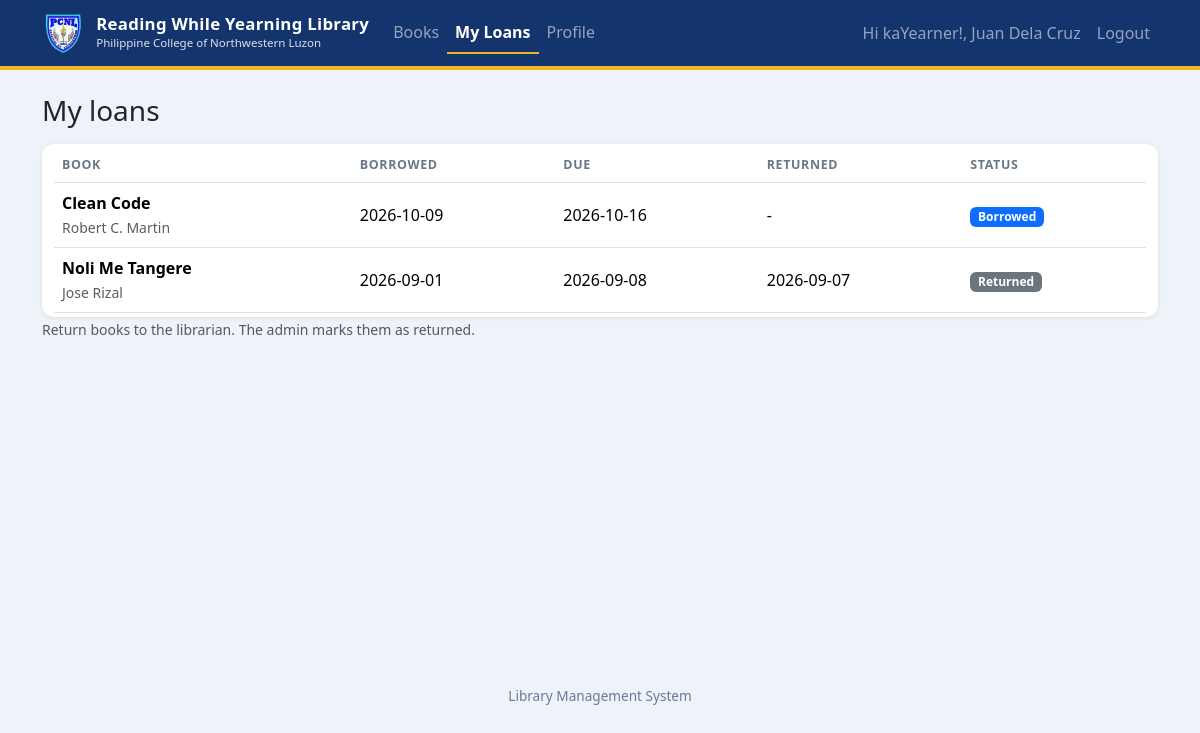
Screenshot of /my_loans.php (signed in) with the database file from the repository.
### tables this page shows
CREATE TABLE loans (
  id INT AUTO_INCREMENT PRIMARY KEY,
  book_id INT NOT NULL,
  user_id INT NOT NULL,
  borrowed_on DATE NOT NULL,
  due_on DATE NOT NULL,
  returned_on DATE NULL,
  FOREIGN KEY (book_id) REFERENCES books(id),
  FOREIGN KEY (user_id) REFERENCES users(id) ON DELETE CASCADE
);

CREATE TABLE books (
  id INT AUTO_INCREMENT PRIMARY KEY,
  title VARCHAR(200) NOT NULL,
  author VARCHAR(120) NOT NULL,
  category VARCHAR(60) DEFAULT '',
  copies INT NOT NULL DEFAULT 1
);

### my_loans.php (the view, shortened to what this page needs)
<?php
include 'connection.php';
$loans = run_query($conn,
    "SELECT l.*, b.title, b.author
     FROM loans l JOIN books b ON b.id = l.book_id
     WHERE l.user_id = ?
     ORDER BY (l.returned_on IS NULL) DESC, l.due_on DESC",
    "i", array($_SESSION['user_id']));
include 'header.php';
?>
<section>
  <h1 class="h3 mb-3">My loans</h1>
  <?php if (mysqli_num_rows($loans) == 0) { ?>
    <div class="alert alert-info">You have not borrowed any books yet. <a href="books.php">Browse books</a>.</div>
  <?php } else { ?>
  <div class="table-responsive">
    <table class="table align-middle bg-white">
      <thead><tr><th>Book</th><th>Borrowed</th><th>Due</th><th>Returned</th><th>Status</th></tr></thead>
      <tbody>
      <?php while ($l = mysqli_fetch_assoc($loans)) { ?>
        <tr>
          <td><strong><?php echo e($l['title']); ?></strong><br><small class="text-muted"><?php echo e($l['author']); ?></small></td>
          <td><?php echo e($l['borrowed_on']); ?></td>
          <td><?php echo e($l['due_on']); ?></td>
          <td><?php echo $l['returned_on'] === null ? '-' : e($l['returned_on']); ?></td>
          <td><?php echo loan_badge($l); ?></td>
        </tr>
      <?php } ?>
      </tbody>
    </table>
  </div>
  <small class="text-muted">Return books to the librarian. The admin marks them as returned.</small>
  <?php } ?>
</section>
<?php include 'footer.php'; ?>

### connection.php (shortened to what this page needs)
<?php
function run_query($conn, $sql, $types = "", $params = array()) {
    $stmt = mysqli_prepare($conn, $sql);
    if ($types != "") {
        mysqli_stmt_bind_param($stmt, $types, ...$params);
    }
    if (!mysqli_stmt_execute($stmt)) {
        die("Query error: " . mysqli_stmt_error($stmt));
    }
    $result = mysqli_stmt_get_result($stmt);
    return $result;
}
function e($text) {
    return htmlspecialchars((string)$text, ENT_QUOTES, 'UTF-8');
}
function loan_badge($loan) {
    if ($loan['returned_on'] !== null) {
        return '<span class="badge bg-secondary">Returned</span>';
    }
    return '<span class="badge bg-primary">Borrowed</span>';
}
?>

### assets/style.css (style rules this page uses)
:root { --navy: #14346e; --navy-dark: #0f2a5c; --gold: #f0b323; --blue: #2563c7; --blue-dark: #1d4fa3; --page-bg: #eef3fa; --brand: var(--navy); --brand-dark: var(--navy-dark); }
body { background: var(--page-bg); }
h1, h2 { font-weight: 700; color: var(--navy); }
.table-responsive { background: #fff; border-radius: .75rem; box-shadow: 0 1px 4px rgba(0, 0, 0, .08); padding: .25rem .75rem; }
.table-responsive .table { margin-bottom: 0; }
.table thead th { color: #6b7785; font-size: .78rem; text-transform: uppercase; letter-spacing: .05em; }

### rows the page displays
loans: book.title "Clean Code", book.author "Robert C. Martin", borrowed_on "2026-10-09", due_on "2026-10-16"
loans: book.title "Noli Me Tangere", book.author "Jose Rizal", borrowed_on "2026-09-01", due_on "2026-09-08", returned_on "2026-09-07", shows "Returned"

### other values shown
$label "Books My Loans Profile"
$_SESSION['name'] "Juan Dela Cruz"
